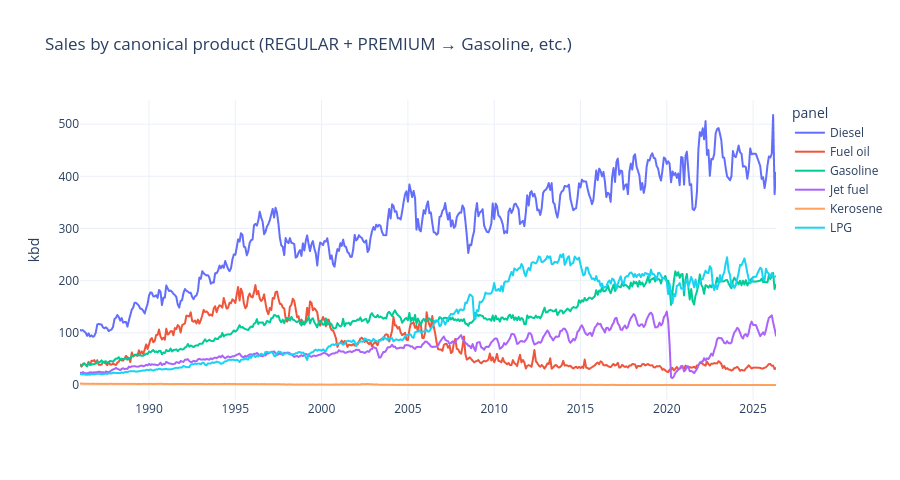

The code cell stored with this chart in its notebook:
### Markdown cell above
## 4. View B — canonical products

### Code cell
fig = px.line(
    demand_canonical, x="date", y="value_kbd", color="panel",
    title="Sales by canonical product (REGULAR + PREMIUM → Gasoline, etc.)",
    labels={"value_kbd": "kbd", "date": ""},
)
fig.update_layout(height=480, hovermode="x unified", template="plotly_white")
fig.show()

### Figure 1 — Plotly figure (JSON) as saved in the notebook; plotly's stock layout.template omitted (floating-point values rounded to 4 significant figures; data arrays with more than 128 entries replaced by an {"elided": "..."} marker saying what was removed)
{"data": [{"hovertemplate": "panel=Diesel<br>=%{x}<br>kbd=%{y}<extra></extra>", "legendgroup": "Diesel", "line": {"color": "#636efa", "dash": "solid"}, "marker": {"symbol": "circle"}, "mode": "lines", "name": "Diesel", "showlegend": true, "type": "scattergl", "x": {"elided": "483 str values"}, "xaxis": "x", "y": {"elided": "483 float values"}, "yaxis": "y"}, {"hovertemplate": "panel=Fuel oil<br>=%{x}<br>kbd=%{y}<extra></extra>", "legendgroup": "Fuel oil", "line": {"color": "#EF553B", "dash": "solid"}, "marker": {"symbol": "circle"}, "mode": "lines", "name": "Fuel oil", "showlegend": true, "type": "scattergl", "x": {"elided": "483 str values"}, "xaxis": "x", "y": {"elided": "483 float values"}, "yaxis": "y"}, {"hovertemplate": "panel=Gasoline<br>=%{x}<br>kbd=%{y}<extra></extra>", "legendgroup": "Gasoline", "line": {"color": "#00cc96", "dash": "solid"}, "marker": {"symbol": "circle"}, "mode": "lines", "name": "Gasoline", "showlegend": true, "type": "scattergl", "x": {"elided": "483 str values"}, "xaxis": "x", "y": {"elided": "483 float values"}, "yaxis": "y"}, {"hovertemplate": "panel=Jet fuel<br>=%{x}<br>kbd=%{y}<extra></extra>", "legendgroup": "Jet fuel", "line": {"color": "#ab63fa", "dash": "solid"}, "marker": {"symbol": "circle"}, "mode": "lines", "name": "Jet fuel", "showlegend": true, "type": "scattergl", "x": {"elided": "483 str values"}, "xaxis": "x", "y": {"elided": "483 float values"}, "yaxis": "y"}, {"hovertemplate": "panel=Kerosene<br>=%{x}<br>kbd=%{y}<extra></extra>", "legendgroup": "Kerosene", "line": {"color": "#FFA15A", "dash": "solid"}, "marker": {"symbol": "circle"}, "mode": "lines", "name": "Kerosene", "showlegend": true, "type": "scattergl", "x": {"elided": "483 str values"}, "xaxis": "x", "y": {"elided": "483 float values"}, "yaxis": "y"}, {"hovertemplate": "panel=LPG<br>=%{x}<br>kbd=%{y}<extra></extra>", "legendgroup": "LPG", "line": {"color": "#19d3f3", "dash": "solid"}, "marker": {"symbol": "circle"}, "mode": "lines", "name": "LPG", "showlegend": true, "type": "scattergl", "x": {"elided": "483 str values"}, "xaxis": "x", "y": {"elided": "483 float values"}, "yaxis": "y"}], "layout": {"height": 480, "hovermode": "x unified", "legend": {"title": {"text": "panel"}, "tracegroupgap": 0}, "title": {"text": "Sales by canonical product (REGULAR + PREMIUM → Gasoline, etc.)"}, "xaxis": {"anchor": "y", "domain": [0, 1], "title": {"text": ""}}, "yaxis": {"anchor": "x", "domain": [0, 1], "title": {"text": "kbd"}}}}
